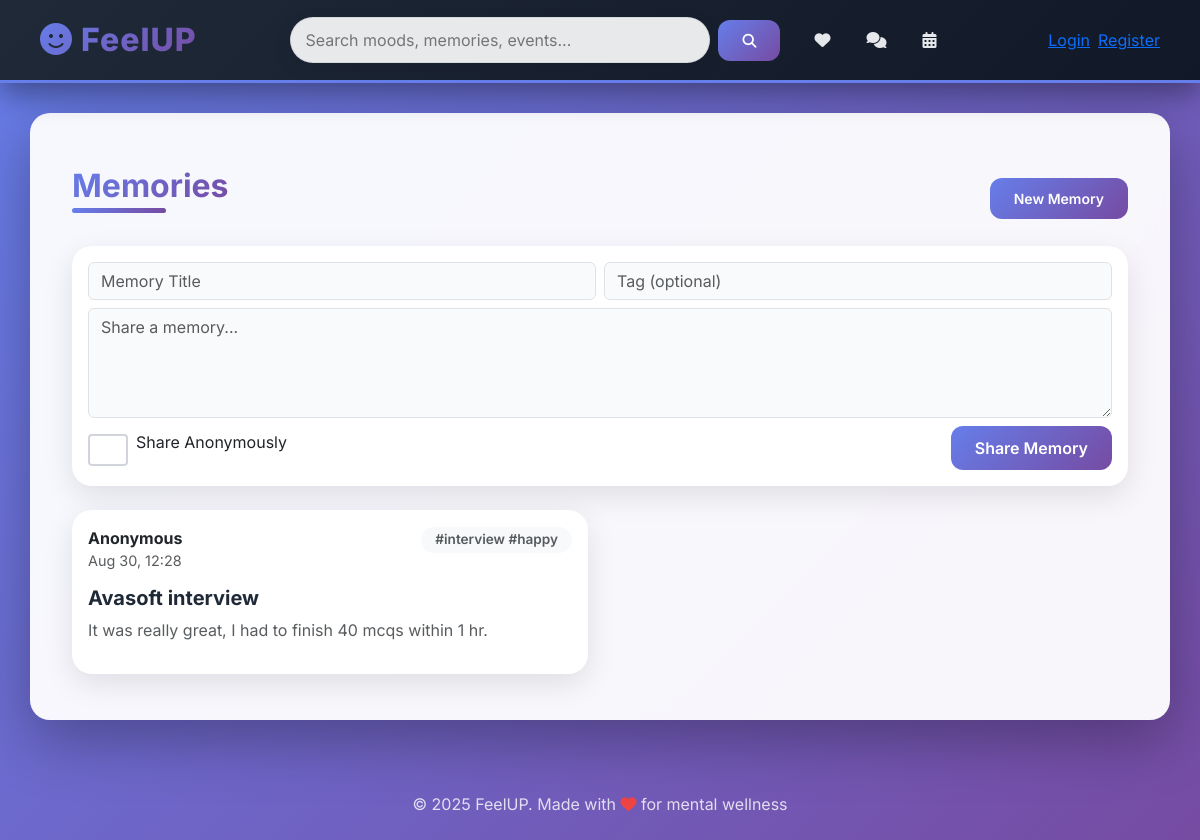
Screenshot of /memory with the database file from the repository.
### app.py (models this page shows)
class Memory(db.Model):
    id = db.Column(db.Integer, primary_key=True)
    user_id = db.Column(db.Integer, db.ForeignKey('user.id'), nullable=True)
    username = db.Column(db.String(120))
    title = db.Column(db.String(200))
    body = db.Column(db.Text)
    tag = db.Column(db.String(120))
    anonymous = db.Column(db.Boolean, default=False)
    created_at = db.Column(db.DateTime, default=datetime.utcnow)

### app.py (the view, shortened to what this page needs)
@app.route('/memory', methods=['GET','POST'])
def memory():
    user = current_user()
    tag = request.args.get('tag')
    if tag:
        memories = Memory.query.filter_by(tag=tag).order_by(Memory.created_at.desc()).all()
    else:
        memories = Memory.query.order_by(Memory.created_at.desc()).limit(50).all()
    return render_template('memory.html', memories=memories, user=user)

### app.py (called while the page is built)
def current_user():
    uid = session.get('user_id')
    if uid:
        return User.query.get(uid)
    return None

### templates/memory.html (shortened to what this page needs)
{% extends "base.html" %}
{% block content %}
<div class="container mt-4">
  <div class="d-flex justify-content-between align-items-center mb-3">
    <h2>Memories</h2>
    <a href="#new-memory" class="btn btn-sm btn-primary">New Memory</a>
  </div>
  <div class="card p-3 mb-4 shadow-hover" id="new-memory">
    <form method="POST" class="d-flex flex-column gap-2">
      <div class="d-flex gap-2">
        <input type="text" name="title" class="form-control" placeholder="Memory Title" required>
        <input type="text" name="tag" class="form-control" placeholder="Tag (optional)">
      </div>
      <textarea name="body" class="form-control" placeholder="Share a memory..." required rows="4"></textarea>
      <div class="d-flex justify-content-between align-items-center">
        <div>
          <div class="form-check">
            <input type="checkbox" class="form-check-input" name="anonymous" id="anonCheckMem">
            <label class="form-check-label" for="anonCheckMem">Share Anonymously</label>
          </div>
        </div>
        <button class="btn btn-primary">Share Memory</button>
      </div>
    </form>
  </div>
  <div class="row">
    {% for mem in memories %}
    <div class="col-md-6 mb-3">
      <div class="card p-3 shadow-hover memory-card">
        <div class="d-flex justify-content-between align-items-start mb-2">
          <div>
            <strong>{{ mem.username }}</strong>
            <div class="text-muted" style="font-size:0.9rem">{{ mem.created_at.strftime('%b %d, %H:%M') }}</div>
          </div>
          <div class="text-end">
            <span class="badge bg-light text-muted">{{ mem.tag }}</span>
          </div>
        </div>
        <h5 style="margin-top:6px">{{ mem.title }}</h5>
        <p class="text-muted">{{ mem.body }}</p>
      </div>
    </div>
    {% endfor %}
  </div>
</div>
{% endblock %}

### static/style.css (style rules this page uses)
* { margin: 0; padding: 0; box-sizing: border-box; }
body { font-family: 'Inter', 'Segoe UI', Tahoma, Geneva, Verdana, sans-serif; background: linear-gradient(135deg, #667eea 0%, #764ba2 100%); background-attachment: fixed; margin: 0; padding: 0; color: #1f2937; min-height: 100vh; }
h1, h2, h3, h4, h5 { font-weight: 700; color: #1f2937; }
h2 { font-weight: 700; margin-bottom: 25px; font-size: 2rem; }
.container h2, main h2 { position: relative; display: inline-block; background: linear-gradient(135deg, #667eea 0%, #764ba2 100%); -webkit-background-clip: text; -webkit-text-fill-color: transparent; background-clip: text; }
.container h2::after, main h2::after { content: ""; position: absolute; left: 0; bottom: -8px; width: 60%; height: 5px; border-radius: 5px; background: linear-gradient(90deg, #667eea, #764ba2); animation: slideIn 0.6s ease-out; }
.btn { border-radius: 12px !important; padding: 10px 24px !important; font-weight: 600 !important; transition: all 0.3s ease !important; border: none !important; position: relative; overflow: hidden; }
.btn::before { content: ''; position: absolute; top: 50%; left: 50%; width: 0; height: 0; border-radius: 50%; background: rgba(255, 255, 255, 0.3); transform: translate(-50%, -50%); transition: width 0.6s, height 0.6s; }
.btn-primary { background: linear-gradient(135deg, #667eea 0%, #764ba2 100%) !important; }
.card { border-radius: 20px; border: none; background: white; box-shadow: 0 10px 30px rgba(0, 0, 0, 0.1); transition: all 0.4s ease; overflow: hidden; position: relative; }
.card::before { content: ''; position: absolute; top: 0; left: 0; width: 100%; height: 4px; background: linear-gradient(90deg, #667eea, #764ba2); transform: scaleX(0); transition: transform 0.4s ease; }
.mood-card, .memory-card { position: relative; animation: fadeInScale 0.5s ease-out; }
form textarea, form input, form select { border-radius: 14px; padding: 14px 18px; border: 2px solid #e5e7eb; transition: all 0.3s ease; font-size: 1rem; width: 100%; }
.form-control, .form-select { background: #f9fafb; }
.form-check-input { width: 20px; height: 20px; border-radius: 6px; border: 2px solid #d1d5db; cursor: pointer; }
.form-check-label { cursor: pointer; margin-left: 8px; user-select: none; }
.shadow-hover { transition: all 0.3s ease; }
.badge { padding: 6px 14px; border-radius: 20px; font-weight: 600; font-size: 0.85rem; }

### rows the page displays
Memory: username "Anonymous", created_at "Aug 30, 12:28", tag "#interview #happy", title "Avasoft interview", body "It was really great, I had to finish 40 mcqs within 1 hr."
